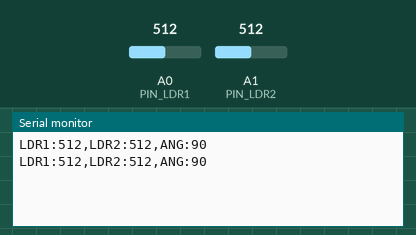
This sketch was run on a simulated Arduino Uno, built with avr-gcc and run on an emulated ATmega328P. On the bench: the last lines printed to the serial monitor. Inputs (shaded band) come from the test bench; at power-on: A0 (PIN_LDR1) = 512, A1 (PIN_LDR2) = 512.

Above: at 1.2 s.
1.3 s: A0 (PIN_LDR1) set to 490
At 1.9 s:
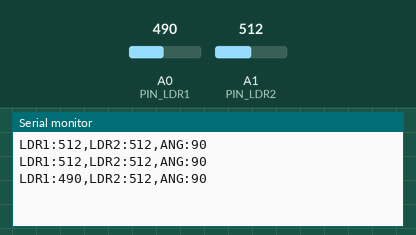
2.8 s: A1 (PIN_LDR2) set to 490
At 3.4 s:
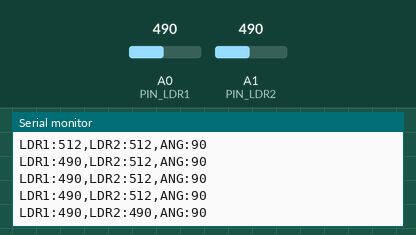
4.3 s: A0 (PIN_LDR1) set to 510
At 4.9 s:
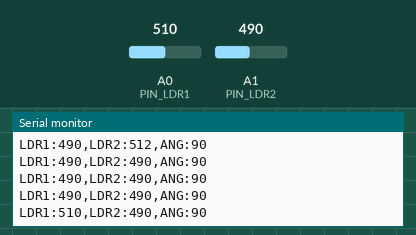
5.8 s: A1 (PIN_LDR2) set to 510
At 6.4 s:
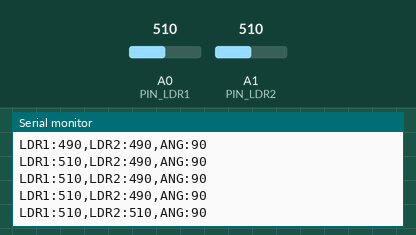
Timing chart, 0 to 8.3 s (numbered marks = the images above; inputs shaded):
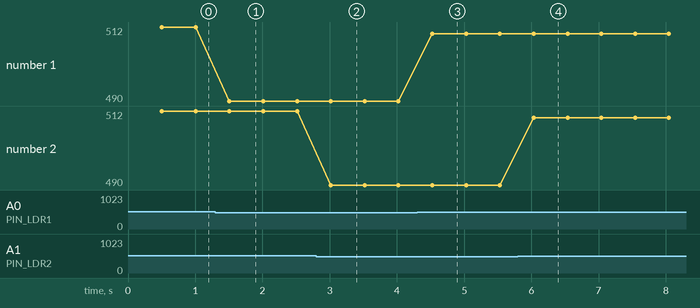

Measured:
- after the input at 1.3 s, the serial monitor: prints a new line after 0.21 s (image 1)
- after the input at 2.8 s, the serial monitor: prints a new line after 0.22 s (image 2)
- after the input at 4.3 s, the serial monitor: prints a new line after 0.23 s (image 3)
- after the input at 5.8 s, the serial monitor: prints a new line after 0.23 s (image 4)
- plotted number 1: 512 → 490 after the input at 1.3 s, 490 → 510 after the input at 4.3 s

The sketch:

arduino_seguidor.ino
```cpp
#include <Arduino.h>

const int PIN_LDR1  = A0;
const int PIN_LDR2  = A1;

const int UMBRAL  = 30;
const int PASO    = 2;
const int MIN_ANG = 0;
const int MAX_ANG = 180;

int angulo = 90;

void setup() {
  Serial.begin(9600);
}

void loop() {
  int ldr1 = analogRead(PIN_LDR1);
  int ldr2 = analogRead(PIN_LDR2);

  // logica automatica
  int diferencia = ldr1 - ldr2;
  if (diferencia > UMBRAL && angulo > MIN_ANG) {
    angulo -= PASO;
  } else if (diferencia < -UMBRAL && angulo < MAX_ANG) {
    angulo += PASO;
  }

  // enviar datos al NodeMCU cada 500ms
  static unsigned long ultimoEnvio = 0;
  if (millis() - ultimoEnvio > 500) {
    String mensaje = "LDR1:" + String(ldr1) + ",LDR2:" + String(ldr2) + ",ANG:" + String(angulo);
    Serial.println(mensaje);
    ultimoEnvio = millis();
  }

  delay(50);
}
```
